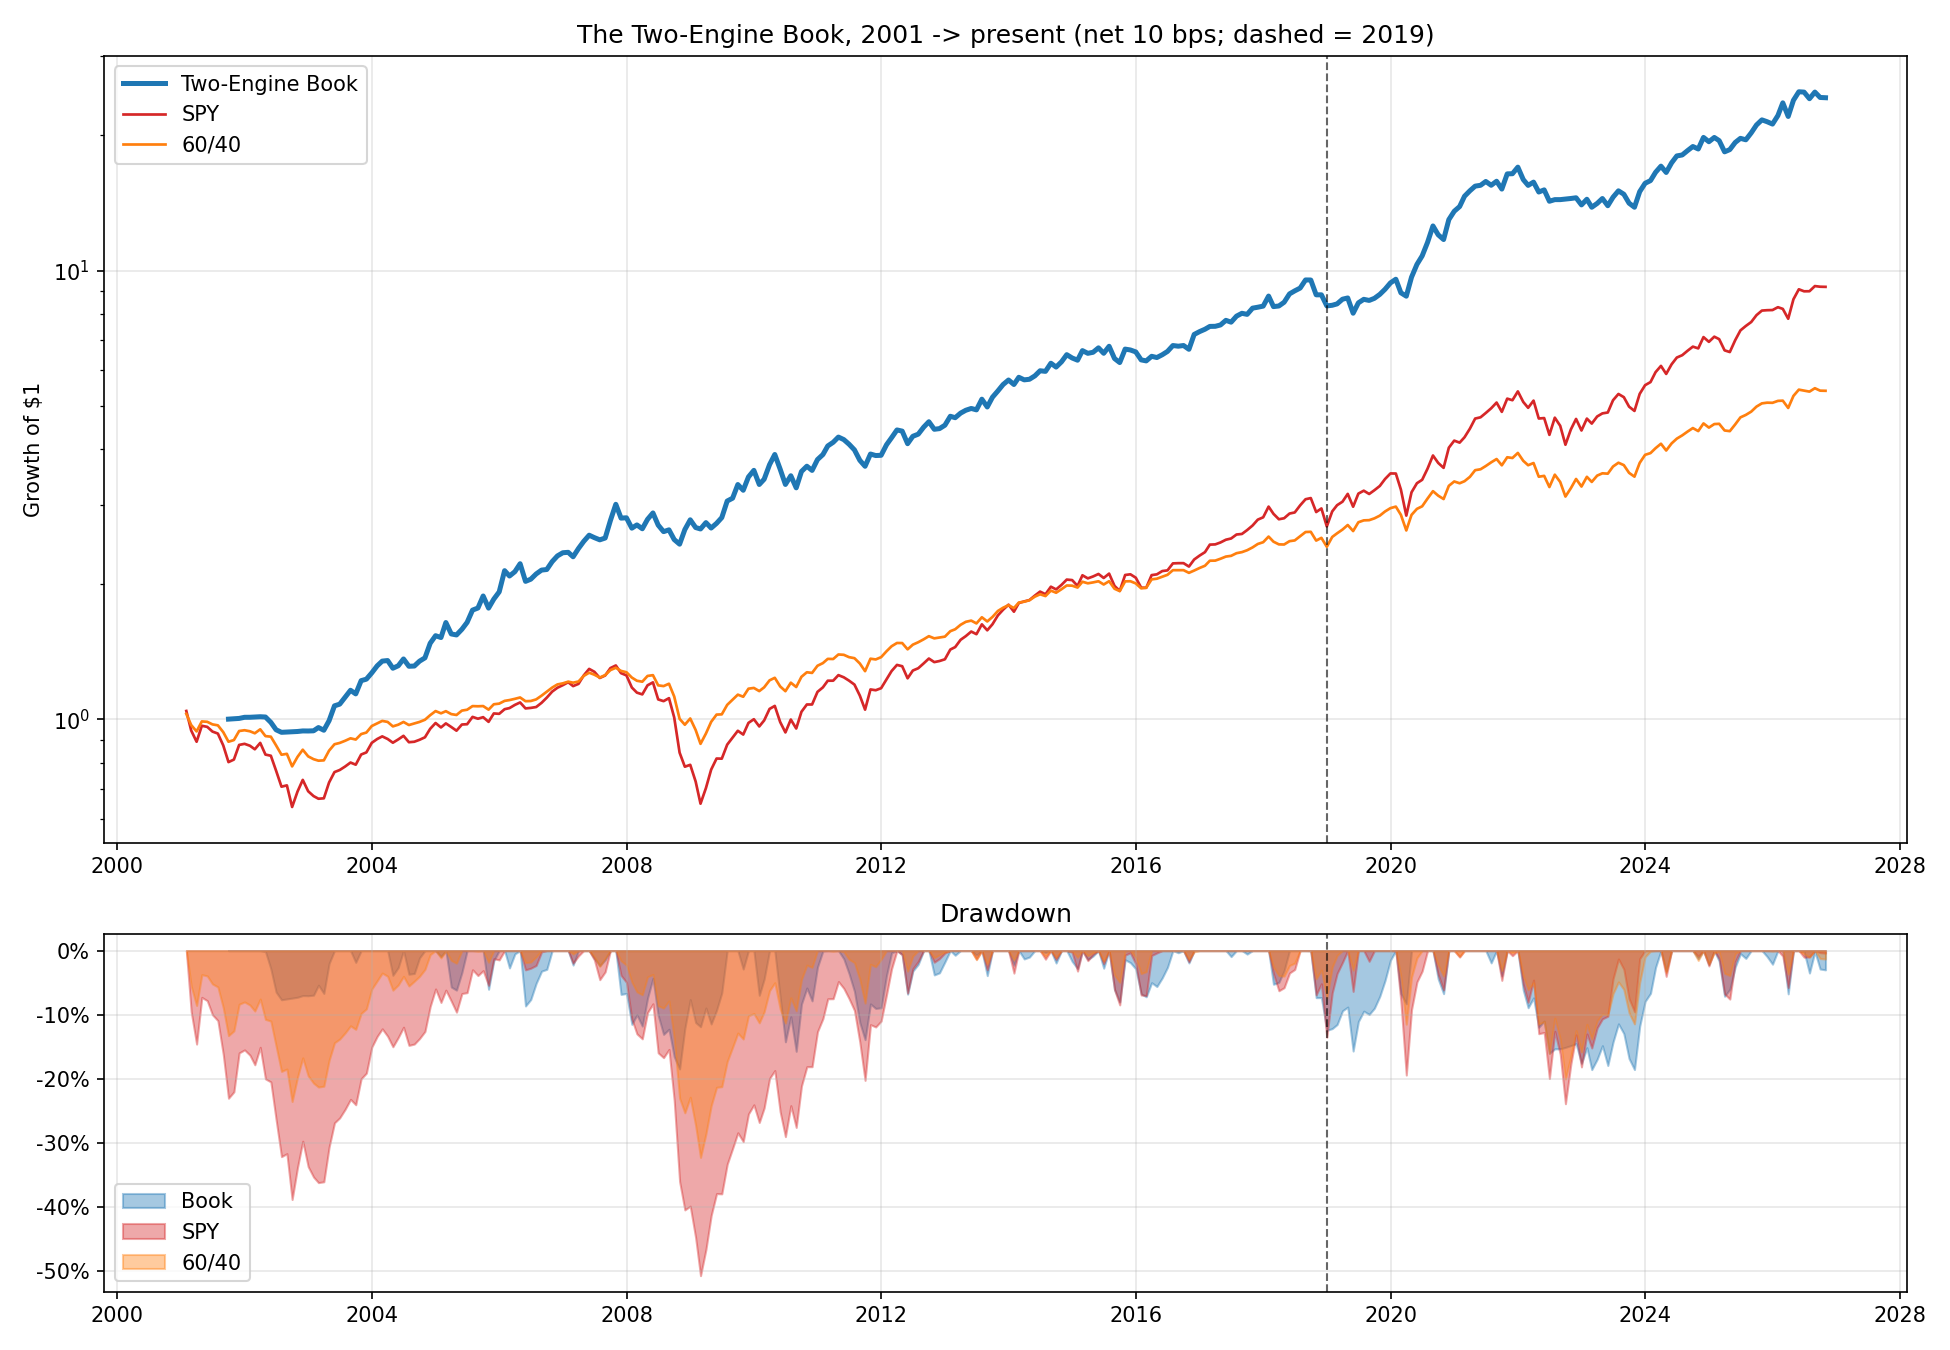

The Python source for this figure:
"""
backtest.py  --  full backtest of the strategy (IS 2001-18 | 2019+ | full).

Note: 2019+ is NOT clean out-of-sample -- the final rules were selected with
knowledge of that period (see README disclosures). It is shown because the
club needs honest full-cycle expectations, not as fresh statistical proof.
"""
import os
import numpy as np
import pandas as pd
import matplotlib
matplotlib.use("Agg")
import matplotlib.pyplot as plt
import matplotlib.ticker as mtick
import warnings
warnings.filterwarnings("ignore")

import strategy_lib as S

HERE = os.path.dirname(os.path.abspath(__file__))
OOS_START = "2019-01-01"

print("[data] loading ...")
DI = S.get_data()

print("[run] the two-engine book ...")
r, st = S.build_strategy(DI=DI)

spy = DI["monthly"]["SPY"]
agg = DI["monthly"]["AGG"].where(DI["monthly"]["AGG"].notna(), DI["tbill_m"])
bal = (0.6 * spy + 0.4 * agg).dropna()
END = r.index.max()


def report(label, x, a, b):
    m = S.in_sample_mask(x.index, a, b)
    mt = S.metrics(x, m)
    xx = x[m].dropna()
    print(f"  {label:<28} Sharpe {mt['sharpe']:+5.2f}  ret {mt['ann_ret']:+6.1%}  "
          f"vol {mt['ann_vol']:5.1%}  DD {mt['max_dd']:+5.0%}  Calmar {mt['calmar']:4.2f}  "
          f"worst {xx.min():+6.1%}  "
          f"t {mt['tstat']:+5.2f}")


def date_or_dash(value):
    return "--" if pd.isna(value) else pd.Timestamp(value).strftime("%Y-%m-%d")


def print_drawdown_summary(label, returns):
    dd = S.drawdown_stats(returns)
    print(f"  {label:<20} max {dd['max_dd']:+6.1%}  current {dd['current_dd']:+6.1%}  "
          f"peak {date_or_dash(dd['peak'])}  trough {date_or_dash(dd['trough'])}  "
          f"recovered {date_or_dash(dd['recovery'])}  "
          f"longest underwater {dd['longest_underwater_days']:>4}d")


print("\n" + "=" * 96)
print(f"THE TWO-ENGINE BOOK  ({S.W_STYLE:.0%} style / {S.W_SECTOR:.0%} sector, "
      f"{S.REGIME_EXIT_MA}/{S.REGIME_ENTER_MA}d regime, "
      + (f"{S.BOOK_VT:.0%} throttle)" if S.BOOK_VT else "throttle off)"))
print("=" * 96)
for tag, a, b in [("IS  2001-2018", S.IS_START, S.IS_END),
                  ("2019 -> now", OOS_START, str(END.date())),
                  ("FULL 2001 ->", S.IS_START, str(END.date()))]:
    print(f"\n[{tag}]")
    report("Two-engine book", r, a, b)
    report("SPY buy-and-hold", spy, a, b)
    report("60/40", bal, a, b)

for tag, a, b in [("IS", S.IS_START, S.IS_END),
                  ("2019->", OOS_START, str(END.date()))]:
    rg = S.regret_vs_spy(r, DI, start=a, end=b)
    print(f"\n[club metrics vs SPY, {tag}]  worst 12m gap {rg['worst12']:+.1%}   "
          f"p(12m lag > 5pts) {rg['p_lag5']:.0%}   bull yrs {rg['bull_w']}/{rg['bull_n']}   "
          f"all yrs {rg['yrs_w']}/{rg['yrs_n']}")

# alpha/beta, full
df = pd.concat([r.rename("r"), spy.reindex(r.index).rename("b")], axis=1).dropna()
beta, alpha_m = np.polyfit(df["b"], df["r"], 1)
print(f"\n[full-cycle vs SPY]  alpha {alpha_m*12:+.1%}/yr   beta {beta:+.2f}   "
      f"monthly hit rate {(df['r'] > df['b']).mean():.0%}")

# calendar years with gaps -- the framing table
print(f"\n[calendar years]  gap = strategy - SPY   (B = SPY bull year > +15%)")
sp = spy.reindex(r.index).dropna()
sy = (1 + sp).groupby(sp.index.year).prod() - 1
print(f"{'year':<6}{'SPY':>9}{'strat':>9}{'gap':>9}")
gaps_bull = []
for y in sy.index:
    ry = (1 + r[r.index.year == y]).prod() - 1
    g = ry - sy[y]
    tag = " B" if sy[y] > 0.15 else "  "
    if sy[y] > 0.15:
        gaps_bull.append(g)
    print(f"{y:<6}{sy[y]:>9.1%}{ry:>9.1%}{g:>+9.1%}" + tag)
print(f"\nbull-year gaps: median {np.median(gaps_bull):+.1%}, "
      f"mean {np.mean(gaps_bull):+.1%}, range {min(gaps_bull):+.1%} .. {max(gaps_bull):+.1%} "
      f"({len(gaps_bull)} bull years)")

nav = st["nav"]
daily_dd = S.drawdown_stats(equity=nav)
print("\n[drawdown diagnostics, monthly marks]")
print_drawdown_summary("Two-engine book", r)
print_drawdown_summary("SPY buy-and-hold", spy.loc[r.index.min():END])
print_drawdown_summary("60/40", bal.loc[r.index.min():END])
print(f"\n[daily strategy NAV]      max {daily_dd['max_dd']:+.1%}  "
      f"current {daily_dd['current_dd']:+.1%}  "
      f"longest underwater {daily_dd['longest_underwater_days']}d  "
      f"turnover {st['ann_turnover']:.1f}x/yr")

print("\n[5 worst strategy drawdowns, daily NAV]")
print(f"  {'peak':<12}{'trough':<12}{'recovery':<12}{'depth':>8}"
      f"{'to trough':>12}{'underwater':>12}")
worst = daily_dd["episodes"].sort_values("max_dd").head(5)
for _, ep in worst.iterrows():
    print(f"  {date_or_dash(ep['peak']):<12}{date_or_dash(ep['trough']):<12}"
          f"{date_or_dash(ep['recovery']):<12}{ep['max_dd']:>8.1%}"
          f"{int(ep['days_to_trough']):>10}d{int(ep['underwater_days']):>10}d")

# ---- chart --------------------------------------------------------------------------
fig, (ax1, ax2) = plt.subplots(2, 1, figsize=(13, 9),
                               gridspec_kw={"height_ratios": [2.2, 1]})
for label, x, c, lw in [("Two-Engine Book", r, "#1f77b4", 2.4),
                        ("SPY", spy, "#d62728", 1.3),
                        ("60/40", bal, "#ff7f0e", 1.3)]:
    xx = x[x.index >= pd.Timestamp(S.IS_START)].dropna()
    ax1.plot((1 + xx).cumprod(), label=label, color=c, lw=lw)
ax1.axvline(pd.Timestamp(OOS_START), color="k", ls="--", lw=1, alpha=0.6)
ax1.set_yscale("log")
ax1.set_title("The Two-Engine Book, 2001 -> present (net 10 bps; dashed = 2019)")
ax1.set_ylabel("Growth of $1"); ax1.legend(loc="upper left"); ax1.grid(alpha=0.3)

for label, x, c in [("Book", r, "#1f77b4"), ("SPY", spy, "#d62728"),
                    ("60/40", bal, "#ff7f0e")]:
    xx = x[x.index >= pd.Timestamp(S.IS_START)].dropna()
    eq = S.equity_curve(xx)
    ax2.fill_between(eq.index, eq / eq.cummax() - 1, 0, color=c, alpha=0.4, label=label)
ax2.axvline(pd.Timestamp(OOS_START), color="k", ls="--", lw=1, alpha=0.6)
ax2.set_title("Drawdown"); ax2.legend(); ax2.grid(alpha=0.3)
ax2.yaxis.set_major_formatter(mtick.FuncFormatter(lambda x, _: f"{x:.0%}"))

plt.tight_layout()
out = os.path.join(HERE, "backtest.png")
plt.savefig(out, dpi=150)
print(f"\nSaved -> {out}")
